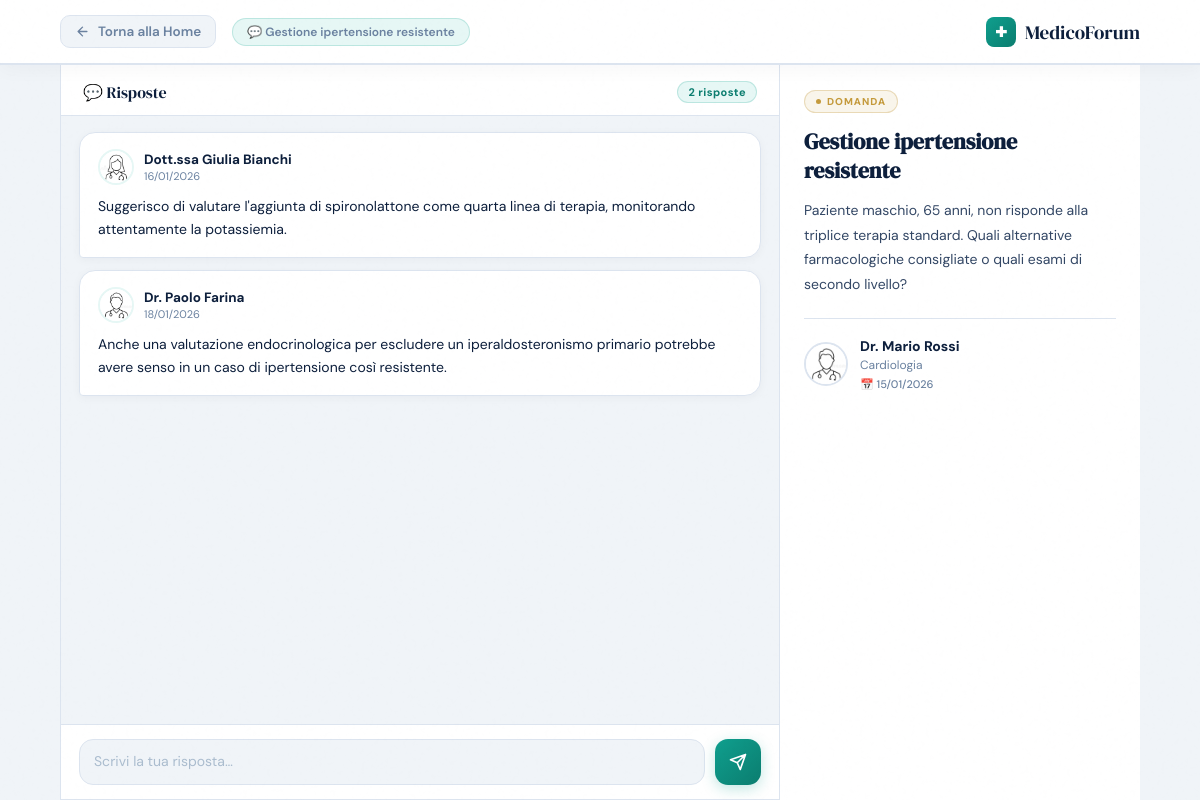
The page /frontend/discussione.php?id=1 (signed in) on the database its author committed.
### tables this page shows
CREATE TABLE `risposte` (
  `id_risposta` int(11) NOT NULL,
  `corpo` varchar(500) NOT NULL,
  `data_risposta` date DEFAULT current_timestamp(),
  `dottore` int(11) NOT NULL,
  `domanda` int(11) NOT NULL
);

CREATE TABLE `dottori` (
  `id_dottore` int(11) NOT NULL,
  `nome` varchar(30) NOT NULL,
  `cognome` varchar(30) NOT NULL,
  `sesso` varchar(1) NOT NULL,
  `data_nascita` date DEFAULT NULL,
  `data_inizio_lavoro` date DEFAULT NULL,
  `foto_profilo` varchar(500) DEFAULT NULL,
  `specializzazione` int(11) NOT NULL,
  `ospedale` int(11) NOT NULL,
  `biografia` varchar(500) DEFAULT NULL
);

### frontend/discussione.php (the view, shortened to what this page needs)
<?php
require_once 'database.php';
try {
  $connessione = new PDO("mysql:host=$host;dbname=$db", $user, $password);
  $connessione->setAttribute(PDO::ATTR_ERRMODE, PDO::ERRMODE_EXCEPTION);
} catch (PDOException $e) {
  die("Errore nella gestione del database: " . $e->getMessage());
}
$id = isset($_GET['id']) ? (int) $_GET['id'] : 0;
$sql = "SELECT titolo, corpo, data_domanda,dottori.nome AS nomeD, cognome, sesso, foto_profilo, specializzazioni.nome AS nomeS
        FROM domande
        JOIN dottori ON dottore = id_dottore
        JOIN specializzazioni ON specializzazione = codice
        WHERE id_domanda = ?";
$stmt = $connessione->prepare($sql);
$stmt->execute([$id]);
$domanda = $stmt->fetch(PDO::FETCH_ASSOC);
$sql = "SELECT corpo, data_risposta, dottori.nome AS nomeD, cognome, sesso, foto_profilo
        FROM risposte
        JOIN dottori ON dottore = id_dottore
        WHERE domanda = ?
        ORDER BY data_risposta ASC";
$stmt = $connessione->prepare($sql);
$stmt->execute([$id]);
$risposte = $stmt->fetchAll(PDO::FETCH_ASSOC);
?>
<!DOCTYPE html>
<html lang="it">
<head>
</head>
<body>
  <header>
    <a href="home.php" class="back-btn">
      <svg width="15" height="15" viewBox="0 0 24 24" fill="none" stroke="currentColor" stroke-width="2.2"
        stroke-linecap="round" stroke-linejoin="round">
        <path d="M19 12H5M12 19l-7-7 7-7" />
      </svg>
      Torna alla Home
    </a>
    <div class="thread-topic">💬 <?= $domanda['titolo'] ?></div>
    <a href="home.php" class="nav-logo">
      <span class="cross">✚</span>
      MedicoForum
    </a>
  </header>
  <div class="chat-layout">
    <div class="chat-left">
      <div class="replies-header">
        <div class="replies-title">💬 Risposte</div>
        <span class="replies-count"><?= count($risposte) ?> rispost<?= count($risposte) !== 1 ? 'e' : 'a' ?></span>
      </div>
      <div class="replies-scroll" id="repliesScroll">
        <?php if (empty($risposte)): ?>
          <div class="empty-replies">
            <div class="empty-icon">🩺</div>
            <div class="empty-text">Nessuna risposta ancora.<br>Sii il primo a contribuire!</div>
          </div>
        <?php else: ?>
          <?php foreach ($risposte as $i => $r): ?>
            <div class="reply-bubble" style="animation-delay: <?= $i * 0.05 ?>s">
              <div class="reply-author">
                <img src="img/<?= htmlspecialchars($r['foto_profilo']) ?>" class="reply-avatar" alt="">
                <div>
                  <div class="reply-name">
                    <?= $r['sesso'] === 'm' ? 'Dr.' : 'Dott.ssa' ?>
                    <?= htmlspecialchars($r['nomeD'] . ' ' . $r['cognome']) ?>
                  </div>
                  <div class="reply-date">
                    <?= date('d/m/Y', strtotime($r['data_risposta'])) ?>
                  </div>
                </div>
              </div>
              <div class="reply-body"><?= htmlspecialchars($r['corpo']) ?></div>
            </div>
          <?php endforeach; ?>
        <?php endif; ?>
      </div>
      <div class="reply-input-area">
        <form method="POST" action="discussione.php?id=<?= $id ?>">
          <div class="reply-input-row">
            <textarea class="reply-textarea" name="corpo" id="replyText" rows="1" placeholder="Scrivi la tua risposta…"
              required></textarea>
            <button type="submit" class="send-btn" title="Invia risposta">
              <svg viewBox="0 0 24 24">
                <path d="M22 2L11 13M22 2l-7 20-4-9-9-4 20-7z" />
              </svg>
            </button>
          </div>
        </form>
      </div>
    </div>
    <div class="chat-right">
      <div class="question-panel">
        <div class="q-label">Domanda</div>
        <h1 class="q-title"><?= htmlspecialchars($domanda['titolo']) ?></h1>
        <p class="q-body"><?= nl2br(htmlspecialchars($domanda['corpo'])) ?></p>
        <div class="q-divider"></div>
        <div class="q-author">
          <img src="img/<?= htmlspecialchars($domanda['foto_profilo']) ?>" class="q-avatar" alt="">
          <div>
            <div class="q-author-name">
              <?= $domanda['sesso'] === 'm' ? 'Dr.' : 'Dott.ssa' ?>
              <?= htmlspecialchars($domanda['nomeD'] . ' ' . $domanda['cognome']) ?>
            </div>
            <div class="q-author-spec"><?= htmlspecialchars($domanda['nomeS']) ?></div>
            <div class="q-date">
              📅 <?= date('d/m/Y', strtotime($domanda['data_domanda'])) ?>
            </div>
          </div>
        </div>
      </div>
    </div>
  </div>
</body>
</html>

### rows shown on the page
risposte: dottore.foto_profilo (placeholder picture), shows "Dott.ssa", dottore.cognome "Giulia Bianchi", data_risposta "16/01/2026", corpo "Suggerisco di valutare l'aggiunta di spironolattone come quarta linea di terapia, monitorando attentamente la potassiemia."
risposte: dottore.foto_profilo (placeholder picture), shows "Dr.", dottore.cognome "Paolo Farina", data_risposta "18/01/2026", corpo "Anche una valutazione endocrinologica per escludere un iperaldosteronismo primario potrebbe avere senso in un caso di ipertensione così resistente."

### other values the page prints
$domanda['titolo'] "Gestione ipertensione resistente"
count($risposte) "2"
$domanda['corpo'] "Paziente maschio, 65 anni, non risponde alla triplice terapia standard. Quali alternative farmacologiche consigliate o quali esami di secondo livello?"
$domanda['nomeD'] . ' ' . $domanda['cognome'] "Mario Rossi"
$domanda['nomeS'] "Cardiologia"
date('d/m/Y', strtotime($domanda['data_domanda'])) "15/01/2026"
